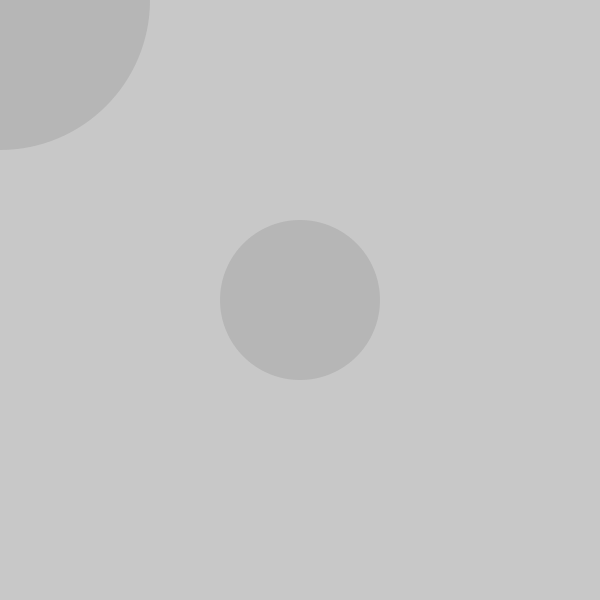
Frame 1 (no input)
Frame 60 (the mouse pressed at the canvas centre just before this capture): identical to frame 1, image omitted
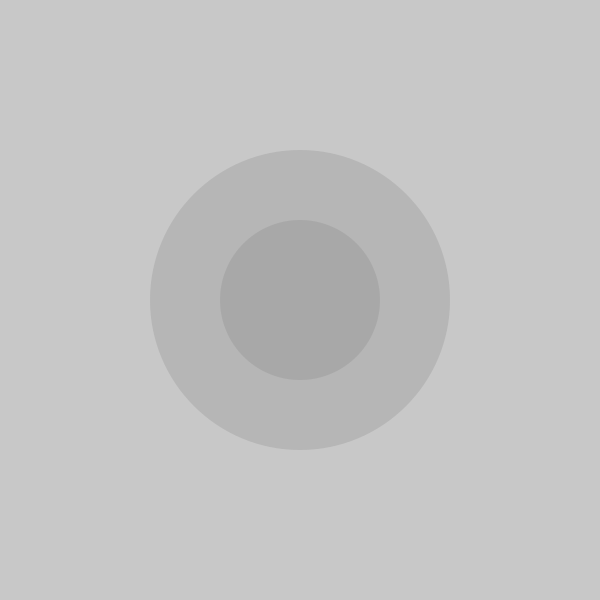
Frame 120 (the mouse held since frame 60 and released just before this capture)

The Processing sketch that drew these frames (run headless with seeded random() and noise(); from frame 60 on, the mouse is pressed at the canvas centre):

// Processing sketch: intersect_00
// ── intersect_00.pde
circle A, B;

void setup(){
  size(600,600);
  A = new circle( 300, 300, 150 ); 
  B = new circle( 300, 300, 80 ); 
}

void draw(){
  background(200);
  
  A.x = mouseX; 
  A.y = mouseY; 
  
  A.display();
  B.display();
  
  intersect( A, B ); 
  
}


void intersect( circle cA, circle cB ) { 
 
  float dx = cA.x - cB.x; 
  float dy = cA.y - cB.y; 
  float d2 = dx*dx + dy*dy; 
  float d = sqrt( d2 ); 
 
  if ( d>cA.r+cB.r || d<abs(cA.r-cB.r) ) return; // no solution 
  
  float a = (cA.r2 - cB.r2 + d2) / (2*d); 
  float h = sqrt( cA.r2 - a*a ); 
  float x2 = cA.x + a*(cB.x - cA.x)/d; 
  float y2 = cA.y + a*(cB.y - cA.y)/d; 
 
  noStroke(); 
  fill(0); 
  rect( x2, y2, 5, 5 ); 
 
  float paX = x2 + h*(cB.y - cA.y)/d; 
  float paY = y2 - h*(cB.x - cA.x)/d; 
  float pbX = x2 - h*(cB.y - cA.y)/d; 
  float pbY = y2 + h*(cB.x - cA.x)/d; 
 
  ellipse( paX, paY, 10, 10 ); 
  ellipse( pbX, pbY, 10, 10 ); 
 
} 

// ── circle.pde
class circle { 
  float x, y, r, r2; 
  color c;
 
  circle( float px, float py, float pr ) { 
    x = px; 
    y = py; 
    r = pr; 
    r2 = r*r; 
    
    c = color(128,64);
  }
  
  
  void display(){
    fill(c);
    noStroke();
    ellipse(x,y,r*2, r*2);
  }
  
  void move(){
    
  }
  
} 
